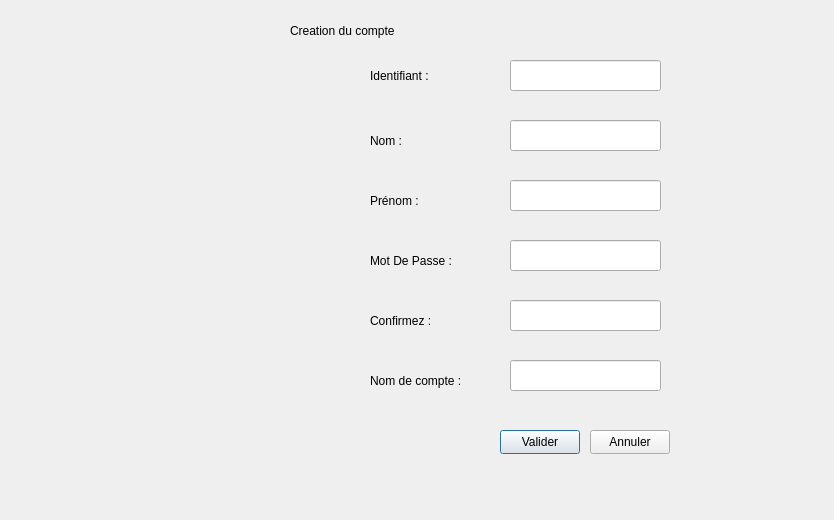
<?xml version="1.0" encoding="UTF-8"?>
<ui version="4.0">
 <class>CreerCompte</class>
 <widget class="QDialog" name="CreerCompte">
  <property name="geometry">
   <rect>
    <x>0</x>
    <y>0</y>
    <width>834</width>
    <height>520</height>
   </rect>
  </property>
  <property name="windowTitle">
   <string>Dialog</string>
  </property>
  <widget class="QLabel" name="label">
   <property name="geometry">
    <rect>
     <x>290</x>
     <y>10</y>
     <width>261</width>
     <height>41</height>
    </rect>
   </property>
   <property name="layoutDirection">
    <enum>Qt::LeftToRight</enum>
   </property>
   <property name="styleSheet">
    <string notr="true">font: 700 20pt &quot;Malgun Gothic&quot;;
color:rgb(0, 0, 0)</string>
   </property>
   <property name="text">
    <string>Creation du compte</string>
   </property>
  </widget>
  <widget class="QLabel" name="label_3">
   <property name="geometry">
    <rect>
     <x>370</x>
     <y>130</y>
     <width>81</width>
     <height>21</height>
    </rect>
   </property>
   <property name="styleSheet">
    <string notr="true">font: 700 12pt &quot;Segoe UI&quot;;
color:rgb(0, 0, 0)</string>
   </property>
   <property name="text">
    <string>Nom :</string>
   </property>
  </widget>
  <widget class="QLabel" name="label_4">
   <property name="geometry">
    <rect>
     <x>370</x>
     <y>190</y>
     <width>81</width>
     <height>21</height>
    </rect>
   </property>
   <property name="styleSheet">
    <string notr="true">font: 700 12pt &quot;Segoe UI&quot;;
color:rgb(0, 0, 0)</string>
   </property>
   <property name="text">
    <string>Prénom :</string>
   </property>
  </widget>
  <widget class="QLabel" name="label_5">
   <property name="geometry">
    <rect>
     <x>370</x>
     <y>250</y>
     <width>111</width>
     <height>21</height>
    </rect>
   </property>
   <property name="styleSheet">
    <string notr="true">font: 700 12pt &quot;Segoe UI&quot;;
color:rgb(0, 0, 0)</string>
   </property>
   <property name="text">
    <string>Mot De Passe :</string>
   </property>
  </widget>
  <widget class="QLabel" name="label_6">
   <property name="geometry">
    <rect>
     <x>370</x>
     <y>60</y>
     <width>121</width>
     <height>31</height>
    </rect>
   </property>
   <property name="styleSheet">
    <string notr="true">font: 700 12pt &quot;Segoe UI&quot;;
color:rgb(0, 0, 0)</string>
   </property>
   <property name="text">
    <string>Identifiant :</string>
   </property>
  </widget>
  <widget class="QLineEdit" name="NomLine">
   <property name="geometry">
    <rect>
     <x>510</x>
     <y>120</y>
     <width>151</width>
     <height>31</height>
    </rect>
   </property>
  </widget>
  <widget class="QLineEdit" name="PrenomLine">
   <property name="geometry">
    <rect>
     <x>510</x>
     <y>180</y>
     <width>151</width>
     <height>31</height>
    </rect>
   </property>
  </widget>
  <widget class="QLineEdit" name="MdpLine">
   <property name="geometry">
    <rect>
     <x>510</x>
     <y>240</y>
     <width>151</width>
     <height>31</height>
    </rect>
   </property>
   <property name="echoMode">
    <enum>QLineEdit::Password</enum>
   </property>
  </widget>
  <widget class="QLineEdit" name="IdLine">
   <property name="geometry">
    <rect>
     <x>510</x>
     <y>60</y>
     <width>151</width>
     <height>31</height>
    </rect>
   </property>
  </widget>
  <widget class="QPushButton" name="pushButton">
   <property name="geometry">
    <rect>
     <x>500</x>
     <y>430</y>
     <width>80</width>
     <height>24</height>
    </rect>
   </property>
   <property name="text">
    <string>Valider</string>
   </property>
  </widget>
  <widget class="QPushButton" name="pushButton_2">
   <property name="geometry">
    <rect>
     <x>590</x>
     <y>430</y>
     <width>80</width>
     <height>24</height>
    </rect>
   </property>
   <property name="text">
    <string>Annuler</string>
   </property>
  </widget>
  <widget class="QLabel" name="label_7">
   <property name="geometry">
    <rect>
     <x>370</x>
     <y>310</y>
     <width>101</width>
     <height>21</height>
    </rect>
   </property>
   <property name="styleSheet">
    <string notr="true">font: 700 12pt &quot;Segoe UI&quot;;
color:rgb(0, 0, 0)</string>
   </property>
   <property name="text">
    <string>Confirmez :</string>
   </property>
  </widget>
  <widget class="QLineEdit" name="ConfirmezLine">
   <property name="geometry">
    <rect>
     <x>510</x>
     <y>300</y>
     <width>151</width>
     <height>31</height>
    </rect>
   </property>
   <property name="echoMode">
    <enum>QLineEdit::Password</enum>
   </property>
  </widget>
  <widget class="QLabel" name="label_8">
   <property name="geometry">
    <rect>
     <x>370</x>
     <y>370</y>
     <width>131</width>
     <height>21</height>
    </rect>
   </property>
   <property name="styleSheet">
    <string notr="true">font: 700 12pt &quot;Segoe UI&quot;;
color:rgb(0, 0, 0)</string>
   </property>
   <property name="text">
    <string>Nom de compte :</string>
   </property>
  </widget>
  <widget class="QLineEdit" name="ndcLine">
   <property name="geometry">
    <rect>
     <x>510</x>
     <y>360</y>
     <width>151</width>
     <height>31</height>
    </rect>
   </property>
   <property name="echoMode">
    <enum>QLineEdit::Password</enum>
   </property>
  </widget>
 </widget>
 <resources/>
 <connections/>
</ui>
